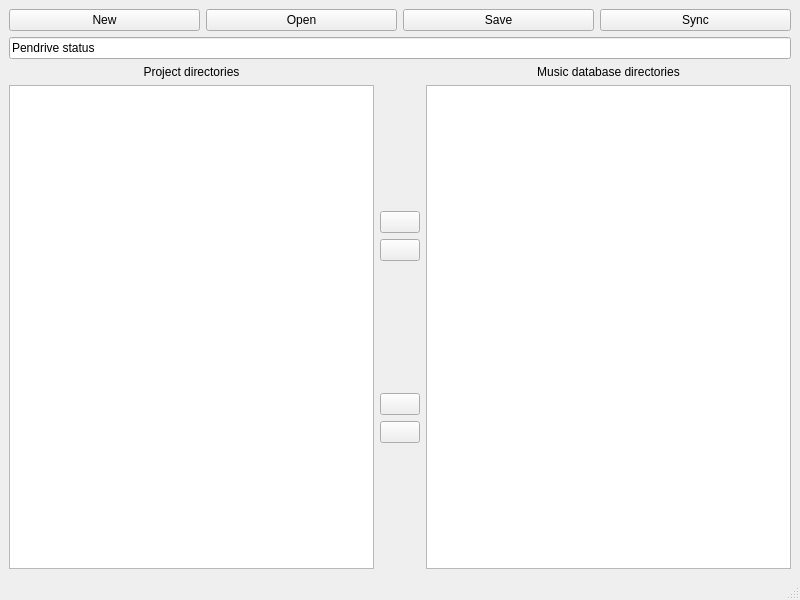
<?xml version="1.0" encoding="UTF-8"?>
<ui version="4.0">
 <class>MainWindow</class>
 <widget class="QMainWindow" name="MainWindow">
  <property name="geometry">
   <rect>
    <x>0</x>
    <y>0</y>
    <width>800</width>
    <height>600</height>
   </rect>
  </property>
  <property name="windowTitle">
   <string>AlexandriaBurningLibrary</string>
  </property>
  <widget class="QWidget" name="centralwidget">
   <layout class="QVBoxLayout" name="verticalLayout_2">
    <item>
     <layout class="QHBoxLayout" name="buttonsLayout">
      <item>
       <widget class="QPushButton" name="newButton">
        <property name="text">
         <string>New</string>
        </property>
        <property name="iconSize">
         <size>
          <width>32</width>
          <height>32</height>
         </size>
        </property>
       </widget>
      </item>
      <item>
       <widget class="QPushButton" name="openButton">
        <property name="text">
         <string>Open</string>
        </property>
        <property name="iconSize">
         <size>
          <width>32</width>
          <height>32</height>
         </size>
        </property>
       </widget>
      </item>
      <item>
       <widget class="QPushButton" name="saveButton">
        <property name="text">
         <string>Save</string>
        </property>
        <property name="iconSize">
         <size>
          <width>32</width>
          <height>32</height>
         </size>
        </property>
       </widget>
      </item>
      <item>
       <widget class="QPushButton" name="syncButton">
        <property name="text">
         <string>Sync</string>
        </property>
        <property name="iconSize">
         <size>
          <width>32</width>
          <height>32</height>
         </size>
        </property>
       </widget>
      </item>
     </layout>
    </item>
    <item>
     <widget class="QLineEdit" name="pendriveStatus">
      <property name="enabled">
       <bool>true</bool>
      </property>
      <property name="text">
       <string>Pendrive status</string>
      </property>
      <property name="readOnly">
       <bool>true</bool>
      </property>
     </widget>
    </item>
    <item>
     <layout class="QGridLayout" name="gridLayout">
      <item row="0" column="2">
       <widget class="QLabel" name="databaseDirectoriesLabel">
        <property name="text">
         <string>Music database directories</string>
        </property>
        <property name="alignment">
         <set>Qt::AlignmentFlag::AlignCenter</set>
        </property>
       </widget>
      </item>
      <item row="0" column="0">
       <widget class="QLabel" name="projectDirectoriesLabel">
        <property name="text">
         <string>Project directories</string>
        </property>
        <property name="alignment">
         <set>Qt::AlignmentFlag::AlignCenter</set>
        </property>
       </widget>
      </item>
      <item row="1" column="1">
       <layout class="QVBoxLayout" name="directoriesMoveButtonsLayout">
        <item>
         <spacer name="verticalSpacer_2">
          <property name="orientation">
           <enum>Qt::Orientation::Vertical</enum>
          </property>
          <property name="sizeHint" stdset="0">
           <size>
            <width>20</width>
            <height>40</height>
           </size>
          </property>
         </spacer>
        </item>
        <item>
         <widget class="QPushButton" name="addToProject">
          <property name="text">
           <string/>
          </property>
          <property name="icon">
           <iconset theme="go-previous"/>
          </property>
          <property name="iconSize">
           <size>
            <width>32</width>
            <height>32</height>
           </size>
          </property>
         </widget>
        </item>
        <item>
         <widget class="QPushButton" name="removeFromProject">
          <property name="text">
           <string/>
          </property>
          <property name="icon">
           <iconset theme="go-next"/>
          </property>
          <property name="iconSize">
           <size>
            <width>32</width>
            <height>32</height>
           </size>
          </property>
         </widget>
        </item>
        <item>
         <spacer name="verticalSpacer">
          <property name="orientation">
           <enum>Qt::Orientation::Vertical</enum>
          </property>
          <property name="sizeHint" stdset="0">
           <size>
            <width>20</width>
            <height>40</height>
           </size>
          </property>
         </spacer>
        </item>
        <item>
         <widget class="QPushButton" name="moveUpInProject">
          <property name="text">
           <string/>
          </property>
          <property name="icon">
           <iconset theme="go-up"/>
          </property>
          <property name="iconSize">
           <size>
            <width>32</width>
            <height>32</height>
           </size>
          </property>
         </widget>
        </item>
        <item>
         <widget class="QPushButton" name="moveDownInProject">
          <property name="text">
           <string/>
          </property>
          <property name="icon">
           <iconset theme="go-down"/>
          </property>
          <property name="iconSize">
           <size>
            <width>32</width>
            <height>32</height>
           </size>
          </property>
         </widget>
        </item>
        <item>
         <spacer name="verticalSpacer_3">
          <property name="orientation">
           <enum>Qt::Orientation::Vertical</enum>
          </property>
          <property name="sizeHint" stdset="0">
           <size>
            <width>20</width>
            <height>40</height>
           </size>
          </property>
         </spacer>
        </item>
       </layout>
      </item>
      <item row="1" column="0">
       <widget class="QListWidget" name="projectDirectories"/>
      </item>
      <item row="1" column="2">
       <widget class="QListWidget" name="databaseDirectories"/>
      </item>
     </layout>
    </item>
   </layout>
  </widget>
  <widget class="QMenuBar" name="menubar">
   <property name="geometry">
    <rect>
     <x>0</x>
     <y>0</y>
     <width>800</width>
     <height>22</height>
    </rect>
   </property>
  </widget>
  <widget class="QStatusBar" name="statusbar"/>
 </widget>
 <resources/>
 <connections/>
</ui>
